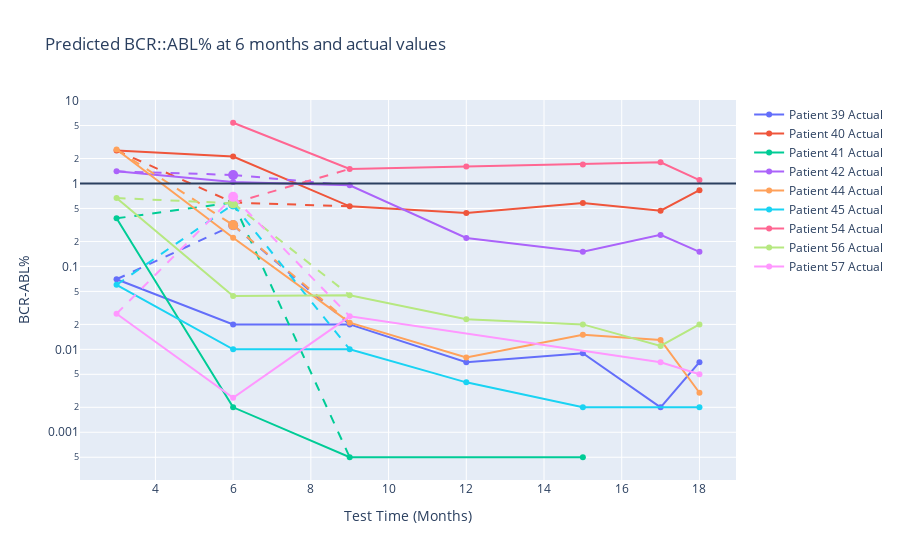

Notebook cell for this chart:
### Code cell
import plotly.graph_objects as go
import pandas as pd
import numpy as np
import plotly.express as px

colors = px.colors.qualitative.Plotly  

fig = go.Figure()

for idx, patient in enumerate(merged_data['patient_number'].unique()):
    patient_data = merged_data[merged_data['patient_number'] == patient]
    patient_color = colors[idx % len(colors)]  

    fig.add_trace(go.Scatter(
        x=patient_data['month'], y=patient_data['BCRABL'],
        mode='lines+markers', name=f'Patient {patient} Actual',
        line=dict(color=patient_color),  
        marker=dict(color=patient_color) 
    ))
    
    predicted_data = patient_data[patient_data['month'] == 6]
    if not predicted_data.empty:
        fig.add_trace(go.Scatter(
            x=[6], y=predicted_data['pred'],
            mode='markers', name=f'Patient {patient} Predicted',
            marker=dict(color=patient_color, size=10),  
            showlegend=False  
        ))
        
        before_pred = patient_data[patient_data['month'] < 6].tail(1)
        after_pred = patient_data[patient_data['month'] > 6].head(1)
        
        if not before_pred.empty:
            fig.add_trace(go.Scatter(
                x=[before_pred['month'].values[0], 6],
                y=[before_pred['BCRABL'].values[0], predicted_data['pred'].values[0]],
                mode='lines', line=dict(dash='dash', color=patient_color),
                showlegend=False 
            ))
        if not after_pred.empty:
            fig.add_trace(go.Scatter(
                x=[6, after_pred['month'].values[0]],
                y=[predicted_data['pred'].values[0], after_pred['BCRABL'].values[0]],
                mode='lines', line=dict(dash='dash', color=patient_color),
                showlegend=False
            ))

fig.update_layout(
    title='Predicted BCR::ABL% at 6 months and actual values',
    xaxis_title='Test Time (Months)',
    yaxis_title='BCR-ABL%',
    yaxis_type='log' 
)

fig.update_traces(connectgaps=True)

fig.add_hline(y=1)

fig.show()

### Figure 1 — Plotly figure (JSON) as saved in the notebook; plotly's stock layout.template omitted (floating-point values rounded to 4 significant figures)
{"data": [{"connectgaps": true, "line": {"color": "#636EFA"}, "marker": {"color": "#636EFA"}, "mode": "lines+markers", "name": "Patient 39 Actual", "type": "scatter", "x": [3, 6, 9, 12, 15, 17, 18], "y": [0.07, 0.02, 0.02, 0.007, 0.009, 0.002, 0.007]}, {"connectgaps": true, "marker": {"color": "#636EFA", "size": 10}, "mode": "markers", "name": "Patient 39 Predicted", "showlegend": false, "type": "scatter", "x": [6], "y": [0.3134]}, {"connectgaps": true, "line": {"color": "#636EFA", "dash": "dash"}, "mode": "lines", "showlegend": false, "type": "scatter", "x": [3, 6], "y": [0.07, 0.3134]}, {"connectgaps": true, "line": {"color": "#636EFA", "dash": "dash"}, "mode": "lines", "showlegend": false, "type": "scatter", "x": [6, 9], "y": [0.3134, 0.02]}, {"connectgaps": true, "line": {"color": "#EF553B"}, "marker": {"color": "#EF553B"}, "mode": "lines+markers", "name": "Patient 40 Actual", "type": "scatter", "x": [3, 6, 9, 12, 15, 17, 18], "y": [2.5, 2.11, 0.53, 0.44, 0.58, 0.47, 0.83]}, {"connectgaps": true, "marker": {"color": "#EF553B", "size": 10}, "mode": "markers", "name": "Patient 40 Predicted", "showlegend": false, "type": "scatter", "x": [6], "y": [0.5889]}, {"connectgaps": true, "line": {"color": "#EF553B", "dash": "dash"}, "mode": "lines", "showlegend": false, "type": "scatter", "x": [3, 6], "y": [2.5, 0.5889]}, {"connectgaps": true, "line": {"color": "#EF553B", "dash": "dash"}, "mode": "lines", "showlegend": false, "type": "scatter", "x": [6, 9], "y": [0.5889, 0.53]}, {"connectgaps": true, "line": {"color": "#00CC96"}, "marker": {"color": "#00CC96"}, "mode": "lines+markers", "name": "Patient 41 Actual", "type": "scatter", "x": [3, 6, 9, 12, 15, 17, 18], "y": [0.38, 0.002, 0.0005, null, 0.0005, null, null]}, {"connectgaps": true, "marker": {"color": "#00CC96", "size": 10}, "mode": "markers", "name": "Patient 41 Predicted", "showlegend": false, "type": "scatter", "x": [6], "y": [0.5914]}, {"connectgaps": true, "line": {"color": "#00CC96", "dash": "dash"}, "mode": "lines", "showlegend": false, "type": "scatter", "x": [3, 6], "y": [0.38, 0.5914]}, {"connectgaps": true, "line": {"color": "#00CC96", "dash": "dash"}, "mode": "lines", "showlegend": false, "type": "scatter", "x": [6, 9], "y": [0.5914, 0.0005]}, {"connectgaps": true, "line": {"color": "#AB63FA"}, "marker": {"color": "#AB63FA"}, "mode": "lines+markers", "name": "Patient 42 Actual", "type": "scatter", "x": [3, 6, 9, 12, 15, 17, 18], "y": [1.4, 1.04, 0.95, 0.22, 0.15, 0.24, 0.15]}, {"connectgaps": true, "marker": {"color": "#AB63FA", "size": 10}, "mode": "markers", "name": "Patient 42 Predicted", "showlegend": false, "type": "scatter", "x": [6], "y": [1.268]}, {"connectgaps": true, "line": {"color": "#AB63FA", "dash": "dash"}, "mode": "lines", "showlegend": false, "type": "scatter", "x": [3, 6], "y": [1.4, 1.268]}, {"connectgaps": true, "line": {"color": "#AB63FA", "dash": "dash"}, "mode": "lines", "showlegend": false, "type": "scatter", "x": [6, 9], "y": [1.268, 0.95]}, {"connectgaps": true, "line": {"color": "#FFA15A"}, "marker": {"color": "#FFA15A"}, "mode": "lines+markers", "name": "Patient 44 Actual", "type": "scatter", "x": [3, 6, 9, 12, 15, 17, 18], "y": [2.571, 0.222, 0.021, 0.008, 0.015, 0.013, 0.003]}, {"connectgaps": true, "marker": {"color": "#FFA15A", "size": 10}, "mode": "markers", "name": "Patient 44 Predicted", "showlegend": false, "type": "scatter", "x": [6], "y": [0.315]}, {"connectgaps": true, "line": {"color": "#FFA15A", "dash": "dash"}, "mode": "lines", "showlegend": false, "type": "scatter", "x": [3, 6], "y": [2.571, 0.315]}, {"connectgaps": true, "line": {"color": "#FFA15A", "dash": "dash"}, "mode": "lines", "showlegend": false, "type": "scatter", "x": [6, 9], "y": [0.315, 0.021]}, {"connectgaps": true, "line": {"color": "#19D3F3"}, "marker": {"color": "#19D3F3"}, "mode": "lines+markers", "name": "Patient 45 Actual", "type": "scatter", "x": [3, 6, 9, 12, 15, 17, 18], "y": [0.06, 0.01, 0.01, 0.004, 0.002, null, 0.002]}, {"connectgaps": true, "marker": {"color": "#19D3F3", "size": 10}, "mode": "markers", "name": "Patient 45 Predicted", "showlegend": false, "type": "scatter", "x": [6], "y": [0.5594]}, {"connectgaps": true, "line": {"color": "#19D3F3", "dash": "dash"}, "mode": "lines", "showlegend": false, "type": "scatter", "x": [3, 6], "y": [0.06, 0.5594]}, {"connectgaps": true, "line": {"color": "#19D3F3", "dash": "dash"}, "mode": "lines", "showlegend": false, "type": "scatter", "x": [6, 9], "y": [0.5594, 0.01]}, {"connectgaps": true, "line": {"color": "#FF6692"}, "marker": {"color": "#FF6692"}, "mode": "lines+markers", "name": "Patient 54 Actual", "type": "scatter", "x": [3, 6, 9, 12, 15, 17, 18], "y": [null, 5.4, 1.5, 1.6, 1.7, 1.8, 1.1]}, {"connectgaps": true, "marker": {"color": "#FF6692", "size": 10}, "mode": "markers", "name": "Patient 54 Predicted", "showlegend": false, "type": "scatter", "x": [6], "y": [0.5822]}, {"connectgaps": true, "line": {"color": "#FF6692", "dash": "dash"}, "mode": "lines", "showlegend": false, "type": "scatter", "x": [3, 6], "y": [null, 0.5822]}, {"connectgaps": true, "line": {"color": "#FF6692", "dash": "dash"}, "mode": "lines", "showlegend": false, "type": "scatter", "x": [6, 9], "y": [0.5822, 1.5]}, {"connectgaps": true, "line": {"color": "#B6E880"}, "marker": {"color": "#B6E880"}, "mode": "lines+markers", "name": "Patient 56 Actual", "type": "scatter", "x": [3, 6, 9, 12, 15, 17, 18], "y": [0.669, 0.044, 0.045, 0.023, 0.02, 0.011, 0.02]}, {"connectgaps": true, "marker": {"color": "#B6E880", "size": 10}, "mode": "markers", "name": "Patient 56 Predicted", "showlegend": false, "type": "scatter", "x": [6], "y": [0.5763]}, {"connectgaps": true, "line": {"color": "#B6E880", "dash": "dash"}, "mode": "lines", "showlegend": false, "type": "scatter", "x": [3, 6], "y": [0.669, 0.5763]}, {"connectgaps": true, "line": {"color": "#B6E880", "dash": "dash"}, "mode": "lines", "showlegend": false, "type": "scatter", "x": [6, 9], "y": [0.5763, 0.045]}, {"connectgaps": true, "line": {"color": "#FF97FF"}, "marker": {"color": "#FF97FF"}, "mode": "lines+markers", "name": "Patient 57 Actual", "type": "scatter", "x": [3, 6, 9, 12, 15, 17, 18], "y": [0.0269, 0.0026, 0.025, null, null, 0.007, 0.005]}, {"connectgaps": true, "marker": {"color": "#FF97FF", "size": 10}, "mode": "markers", "name": "Patient 57 Predicted", "showlegend": false, "type": "scatter", "x": [6], "y": [0.6897]}, {"connectgaps": true, "line": {"color": "#FF97FF", "dash": "dash"}, "mode": "lines", "showlegend": false, "type": "scatter", "x": [3, 6], "y": [0.0269, 0.6897]}, {"connectgaps": true, "line": {"color": "#FF97FF", "dash": "dash"}, "mode": "lines", "showlegend": false, "type": "scatter", "x": [6, 9], "y": [0.6897, 0.025]}], "layout": {"shapes": [{"type": "line", "x0": 0, "x1": 1, "xref": "x domain", "y0": 1, "y1": 1, "yref": "y"}], "title": {"text": "Predicted BCR::ABL% at 6 months and actual values"}, "xaxis": {"title": {"text": "Test Time (Months)"}}, "yaxis": {"title": {"text": "BCR-ABL%"}, "type": "log"}}}
